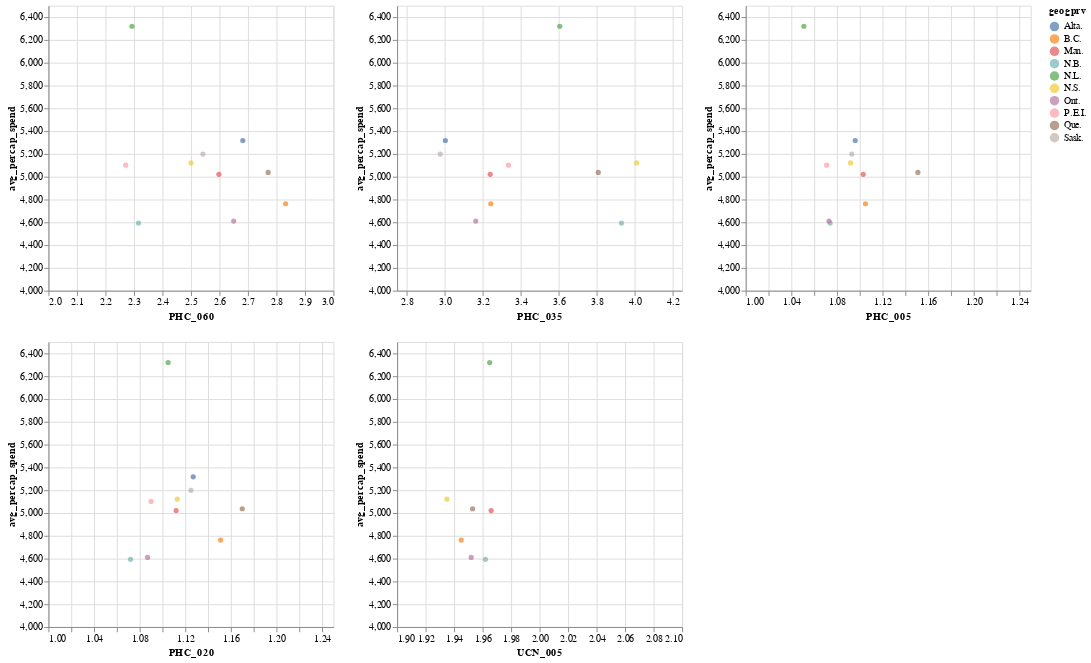

The notebook cell this image was saved under:
### Code cell
PHC_060_chart = alt.Chart(combined_data).mark_circle().encode(
    alt.X('PHC_060').scale(domain=[2,3]),
    alt.Y('avg_percap_spend').scale(domain=[4000, 6500]),
    alt.Color('geogprv'))

PHC_035_chart = alt.Chart(combined_data).mark_circle().encode(
    alt.X('PHC_035').scale(domain=[2.75,4.25]),
    alt.Y('avg_percap_spend').scale(domain=[4000, 6500]),
    alt.Color('geogprv'))

PHC_005_chart = alt.Chart(combined_data).mark_circle().encode(
    alt.X('PHC_005').scale(domain=[1,1.25]),
    alt.Y('avg_percap_spend').scale(domain=[4000, 6500]),
    alt.Color('geogprv'))

PHC_020_chart = alt.Chart(combined_data).mark_circle().encode(
    alt.X('PHC_020').scale(domain=[1,1.25]),
    alt.Y('avg_percap_spend').scale(domain=[4000, 6500]),
    alt.Color('geogprv'))

UCN_005_chart = alt.Chart(combined_data).mark_circle().encode(
    alt.X('UCN_005').scale(domain=[1.9,2.1]),
    alt.Y('avg_percap_spend').scale(domain=[4000, 6500]),
    alt.Color('geogprv'))

PHC_060_chart & PHC_020_chart | PHC_035_chart & UCN_005_chart | PHC_005_chart

### Figure 1 — Vega-Lite specification as saved in the notebook (floating-point values rounded to 4 significant figures)
{"config": {"view": {"continuousWidth": 300, "continuousHeight": 300}}, "hconcat": [{"vconcat": [{"mark": {"type": "circle"}, "encoding": {"color": {"field": "geogprv", "type": "nominal"}, "x": {"field": "PHC_060", "scale": {"domain": [2, 3]}, "type": "quantitative"}, "y": {"field": "avg_percap_spend", "scale": {"domain": [4000, 6500]}, "type": "quantitative"}}}, {"mark": {"type": "circle"}, "encoding": {"color": {"field": "geogprv", "type": "nominal"}, "x": {"field": "PHC_020", "scale": {"domain": [1, 1.25]}, "type": "quantitative"}, "y": {"field": "avg_percap_spend", "scale": {"domain": [4000, 6500]}, "type": "quantitative"}}}]}, {"vconcat": [{"mark": {"type": "circle"}, "encoding": {"color": {"field": "geogprv", "type": "nominal"}, "x": {"field": "PHC_035", "scale": {"domain": [2.75, 4.25]}, "type": "quantitative"}, "y": {"field": "avg_percap_spend", "scale": {"domain": [4000, 6500]}, "type": "quantitative"}}}, {"mark": {"type": "circle"}, "encoding": {"color": {"field": "geogprv", "type": "nominal"}, "x": {"field": "UCN_005", "scale": {"domain": [1.9, 2.1]}, "type": "quantitative"}, "y": {"field": "avg_percap_spend", "scale": {"domain": [4000, 6500]}, "type": "quantitative"}}}]}, {"mark": {"type": "circle"}, "encoding": {"color": {"field": "geogprv", "type": "nominal"}, "x": {"field": "PHC_005", "scale": {"domain": [1, 1.25]}, "type": "quantitative"}, "y": {"field": "avg_percap_spend", "scale": {"domain": [4000, 6500]}, "type": "quantitative"}}}], "data": {"name": "data-d39a1777f7a1172f6ebf84b7851a159e"}, "$schema": "https://vega.github.io/schema/vega-lite/v5.20.1.json", "datasets": {"data-d39a1777f7a1172f6ebf84b7851a159e": [{"geogprv": "Alta.", "avg_percap_spend": 5318.0, "PHC_060": 2.682, "PHC_035": 3.004, "PHC_005": 1.096, "PHC_020": 1.127, "UCN_005": null}, {"geogprv": "B.C.", "avg_percap_spend": 4763.0, "PHC_060": 2.832, "PHC_035": 3.243, "PHC_005": 1.105, "PHC_020": 1.151, "UCN_005": 1.945}, {"geogprv": "Man.", "avg_percap_spend": 5021.0, "PHC_060": 2.598, "PHC_035": 3.24, "PHC_005": 1.103, "PHC_020": 1.112, "UCN_005": 1.966}, {"geogprv": "N.B.", "avg_percap_spend": 4594.0, "PHC_060": 2.316, "PHC_035": 3.931, "PHC_005": 1.074, "PHC_020": 1.072, "UCN_005": 1.962}, {"geogprv": "N.L.", "avg_percap_spend": 6320.0, "PHC_060": 2.293, "PHC_035": 3.606, "PHC_005": 1.051, "PHC_020": 1.105, "UCN_005": 1.965}, {"geogprv": "N.S.", "avg_percap_spend": 5121.0, "PHC_060": 2.5, "PHC_035": 4.011, "PHC_005": 1.092, "PHC_020": 1.113, "UCN_005": 1.935}, {"geogprv": "Ont.", "avg_percap_spend": 4611.0, "PHC_060": 2.65, "PHC_035": 3.164, "PHC_005": 1.073, "PHC_020": 1.087, "UCN_005": 1.952}, {"geogprv": "P.E.I.", "avg_percap_spend": 5101.0, "PHC_060": 2.271, "PHC_035": 3.336, "PHC_005": 1.071, "PHC_020": 1.09, "UCN_005": null}, {"geogprv": "Que.", "avg_percap_spend": 5037.0, "PHC_060": 2.771, "PHC_035": 3.809, "PHC_005": 1.151, "PHC_020": 1.17, "UCN_005": 1.953}, {"geogprv": "Sask.", "avg_percap_spend": 5199.0, "PHC_060": 2.542, "PHC_035": 2.977, "PHC_005": 1.093, "PHC_020": 1.125, "UCN_005": null}]}}
